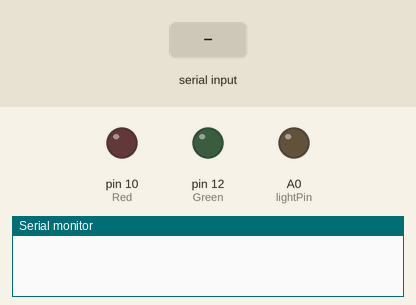
This sketch was run on a simulated Arduino Uno, built with avr-gcc and run on an emulated ATmega328P. On the bench: output pins drawn as LEDs (lit = HIGH), the last lines printed to the serial monitor. The inputs (shaded band) are chosen by the test bench.

Above: at 1.2 s.
1.3 s: "light" received over Serial
At 3.1 s:
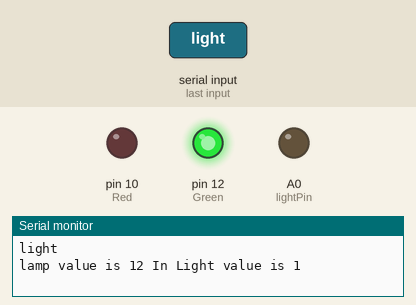
3.8 s: "temp" received over Serial
6.3 s: "1" received over Serial
Timing chart, 0 to 9.3 s (numbered marks = the images above; inputs shaded):
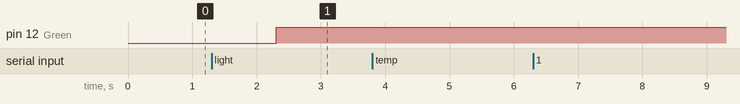

Measured:
- after the input at 1.3 s, pin 12 (Green): LOW → HIGH after 1.0 s

The sketch:

CommsTest2.ino
```cpp
// declare useful constants
const int Green = 12;
const int Red = 10;
const int lightPin = A0;
// declare global variables
int tempValue = 0;
boolean val = false;
String cmd_text = "";
int lamp = 100;

void setup() {
  // put your setup code here, to run once:
  pinMode(Green, OUTPUT);
  pinMode(Red, OUTPUT);
  pinMode(lightPin, OUTPUT);
  Serial.begin(9600);
}

void loop() {
  // put your main code here, to run repeatedly:
  while (Serial.available() > 0 ) {
     cmd_text = Serial.readString(); // get input from other end
     Serial.println(cmd_text);  // send back what we got

    // determine action to take

     if (cmd_text == "light") {
       // next improvement is to allow light with paramters
        // eg light 1 on, light 2 off, light mood
        //int lamp = Serial.parseInt();  // read next digit
        //Serial.print(" lamp value is ");
        //Serial.print( lamp );
        if (lamp == 1 ) {
            switchLight( Red);
        }
        else {
            switchLight( Green); // fix this to be more specific
        }

     }

     if (cmd_text == "temp") {
        tempValue = readLightSensor();
        Serial.print("Photoresistor value is ");
        Serial.println(tempValue);
     }

  }
  delay(1);
}

int readLightSensor() {
  int level ;
  level = analogRead(lightPin);
  // Serial.print(" Photo level is ");
  // Serial.println(level);
  return int(level);
}

void switchLight(int lamp) {
      int val = !digitalRead(lamp);
      Serial.print("lamp value is ");
      Serial.print( lamp, DEC);
      Serial.print(" In Light value is ");
      Serial.println(val);
      digitalWrite(lamp, val );
}
```
